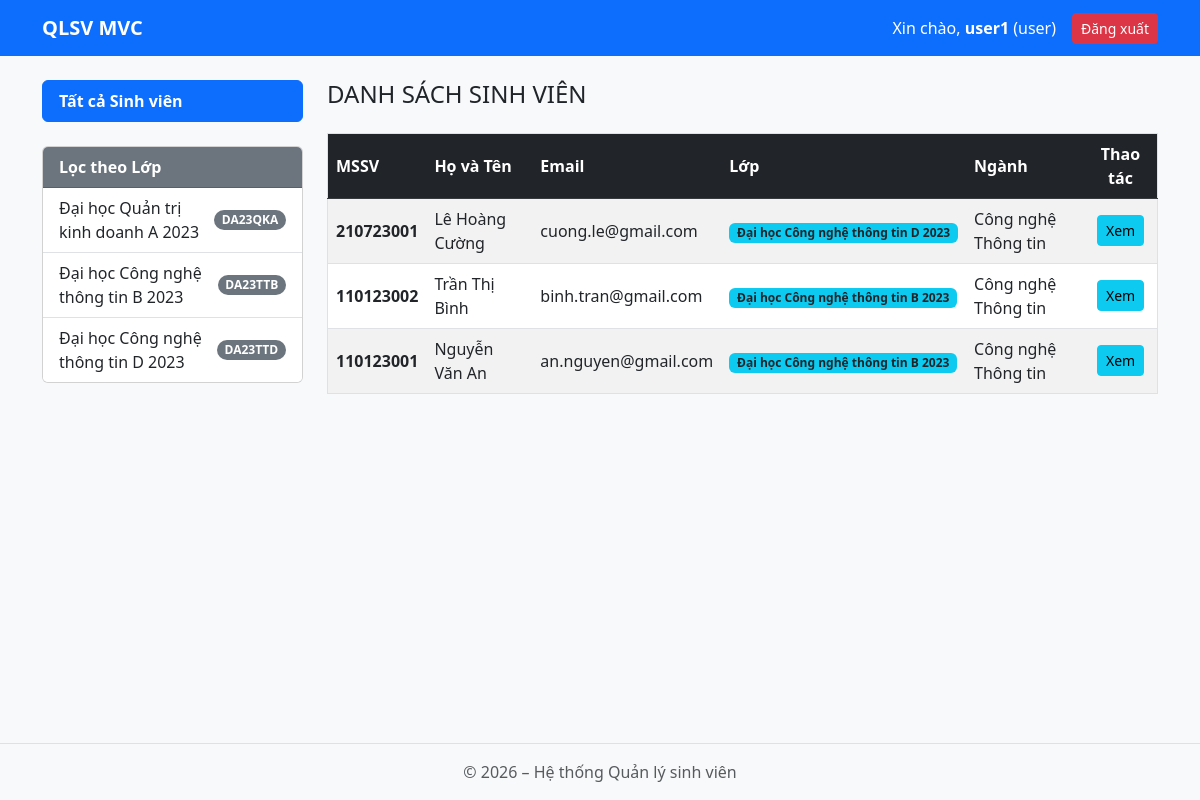
Page /index.php?action=students (signed in) on the committed database.
### tables this page shows
CREATE TABLE IF NOT EXISTS `classes` (
  `class_code` VARCHAR(15) NOT NULL PRIMARY KEY,
  `class_name` VARCHAR(100) NOT NULL,
  `major_code` VARCHAR(5) NOT NULL,
  CONSTRAINT `fk_classes_majors` FOREIGN KEY (`major_code`) REFERENCES `majors` (`major_code`) ON DELETE CASCADE ON UPDATE CASCADE
);

CREATE TABLE IF NOT EXISTS `students` (
  `student_id` VARCHAR(9) NOT NULL PRIMARY KEY,
  `fullname` VARCHAR(100) NOT NULL,
  `email` VARCHAR(100) NOT NULL,
  `phone` VARCHAR(15) NOT NULL,
  `class_code` VARCHAR(15) NOT NULL,
  CONSTRAINT `fk_students_classes` FOREIGN KEY (`class_code`) REFERENCES `classes` (`class_code`) ON DELETE CASCADE ON UPDATE CASCADE
);

CREATE TABLE IF NOT EXISTS `majors` (
  `major_code` VARCHAR(5) NOT NULL PRIMARY KEY,
  `major_name` VARCHAR(100) NOT NULL
);

### app/controllers/StudentController.php (called while the page is built, shortened)
<?php
require_once __DIR__ . '/../models/StudentModel.php';
require_once __DIR__ . '/../models/ClassModel.php';
class StudentController {
    private $studentModel;
    private $classModel;
    public function __construct() {
        $this->db = new DataBase();
        $this->studentModel = new StudentModel($this->db);
        $this->classModel = new ClassModel($this->db);
    }
    public function index() {
        $selected_class = isset($_GET['class_code']) ? $_GET['class_code'] : null;
        $students = $this->studentModel->all($selected_class);
        $classes  = $this->classModel->all();
        require_once __DIR__ . '/../views/students/index.php';
    }
}

### public/index.php (called while the page is built, shortened)
<?php
$router = new Router();
$router->dispatch();
?>

### app/models/ClassModel.php (called while the page is built, shortened)
<?php
class ClassModel {
    private $db;
    public function __construct(DataBase $db) {
        $this->db = $db;
    }
    public function all() {
        $pdo = $this->db->getConnection();
        $sql = "SELECT c.*, m.major_name
                FROM classes c
                JOIN majors m ON c.major_code = m.major_code
                ORDER BY c.class_code ASC";
        $stmt = $pdo->prepare($sql);
        $stmt->execute();
        return $stmt->fetchAll();
    }
}

### app/models/StudentModel.php (called while the page is built, shortened)
<?php
class StudentModel {
    private $db;
    public function __construct(DataBase $db, $id = null, $fullname = '', $email = '', $phone = '', $class_code = '') {
        $this->db = $db;
        $this->student_id = $id;
        $this->fullname = $fullname;
        $this->email = $email;
    }
    public function all($class_code_filter = null) {
        $pdo = $this->db->getConnection();
        $sql = "SELECT s.*, c.class_name, m.major_name
                FROM students s
                JOIN classes c ON s.class_code = c.class_code
                JOIN majors m ON c.major_code = m.major_code";
        $sql .= " ORDER BY s.student_id DESC";
        $stmt = $pdo->prepare($sql);
        $stmt->execute();
        $rows = $stmt->fetchAll();
        $list = [];
        foreach ($rows as $row) {
            $st = new StudentModel($this->db, $row['student_id'], $row['fullname'], $row['email'], $row['phone'], $row['class_code']);
            $st->class_name = $row['class_name'];
            $st->major_name = $row['major_name'];
            $list[] = $st;
        }
        return $list;
    }
}

### app/views/students/index.php (the view, shortened to what this page needs)
<?php require_once __DIR__ . '/../layouts/header.php'; ?>
<?php require_once __DIR__ . '/../layouts/sidebar.php'; ?>
<div class="col-md-9">
    <div class="d-flex justify-content-between align-items-center mb-3">
        <h4>
            DANH SÁCH SINH VIÊN
        </h4>
    </div>
    <div class="table-responsive">
        <table class="table table-striped table-hover border align-middle">
            <thead class="table-dark">
                <tr>
                    <th>MSSV</th>
                    <th>Họ và Tên</th>
                    <th>Email</th>
                    <th>Lớp</th>
                    <th>Ngành</th>
                    <th class="text-center">Thao tác</th>
                </tr>
            </thead>
            <tbody>
                <?php if (empty($students)): ?>
                    <tr>
                        <td colspan="6" class="text-center text-muted">Không có sinh viên nào trong danh sách.</td>
                    </tr>
                <?php else: ?>
                    <?php foreach ($students as $st): ?>
                        <tr>
                            <td><strong><?= htmlspecialchars($st->student_id) ?></strong></td>
                            <td><?= htmlspecialchars($st->fullname) ?></td>
                            <td><?= htmlspecialchars($st->email) ?></td>
                            <td><span class="badge bg-info text-dark"><?= htmlspecialchars($st->class_name) ?></span></td>
                            <td><?= htmlspecialchars($st->major_name) ?></td>
                            <td class="text-center">
                                <a href="index.php?action=student-detail&id=<?= $st->student_id ?>" class="btn btn-info btn-sm">Xem</a>
                            </td>
                        </tr>
                    <?php endforeach; ?>
                <?php endif; ?>
            </tbody>
        </table>
    </div>
</div>
<?php require_once __DIR__ . '/../layouts/footer.php'; ?>

### app/views/layouts/sidebar.php
<div class="col-md-3">
    <div class="list-group mb-4">
        <a href="index.php?action=students" class="list-group-item list-group-item-action fw-bold active">
            Tất cả Sinh viên
        </a>
    </div>
    <div class="card">
        <div class="card-header bg-secondary text-white fw-bold">
            Lọc theo Lớp
        </div>
        <div class="list-group list-group-flush">
            <?php foreach ($classes as $c): ?>
                <a href="index.php?action=students&class_code=<?= $c['class_code'] ?>"
                   class="list-group-item list-group-item-action d-flex justify-content-between align-items-center <?= (isset($_GET['class_code']) && $_GET['class_code'] == $c['class_code']) ? 'fw-bold text-primary bg-light' : '' ?>">
                    <?= htmlspecialchars($c['class_name']) ?>
                    <span class="badge bg-secondary rounded-pill"><?= htmlspecialchars($c['class_code']) ?></span>
                </a>
            <?php endforeach; ?>
        </div>
    </div>
</div>

### public/css/style.css (style rules this page uses)
body { background-color: #f8f9fa; padding-bottom: 70px; }
.table th { vertical-align: middle; }

### rows in the picture
classes: class_name "Đại học Quản trị kinh doanh A 2023", class_code "DA23QKA"
classes: class_name "Đại học Công nghệ thông tin B 2023", class_code "DA23TTB"
classes: class_name "Đại học Công nghệ thông tin D 2023", class_code "DA23TTD"
students: student_id "210723001", fullname "Lê Hoàng Cường", email "cuong.le@gmail.com", class_code.class_name "Đại học Công nghệ thông tin D 2023", majors.major_name "Công nghệ Thông tin"
students: student_id "110123002", fullname "Trần Thị Bình", email "binh.tran@gmail.com", class_code.class_name "Đại học Công nghệ thông tin B 2023", majors.major_name "Công nghệ Thông tin"
students: student_id "110123001", fullname "Nguyễn Văn An", email "an.nguyen@gmail.com", class_code.class_name "Đại học Công nghệ thông tin B 2023", majors.major_name "Công nghệ Thông tin"

### other values in the picture
$_SESSION['user']['username'] "user1"
$_SESSION['user']['role'] "user"
